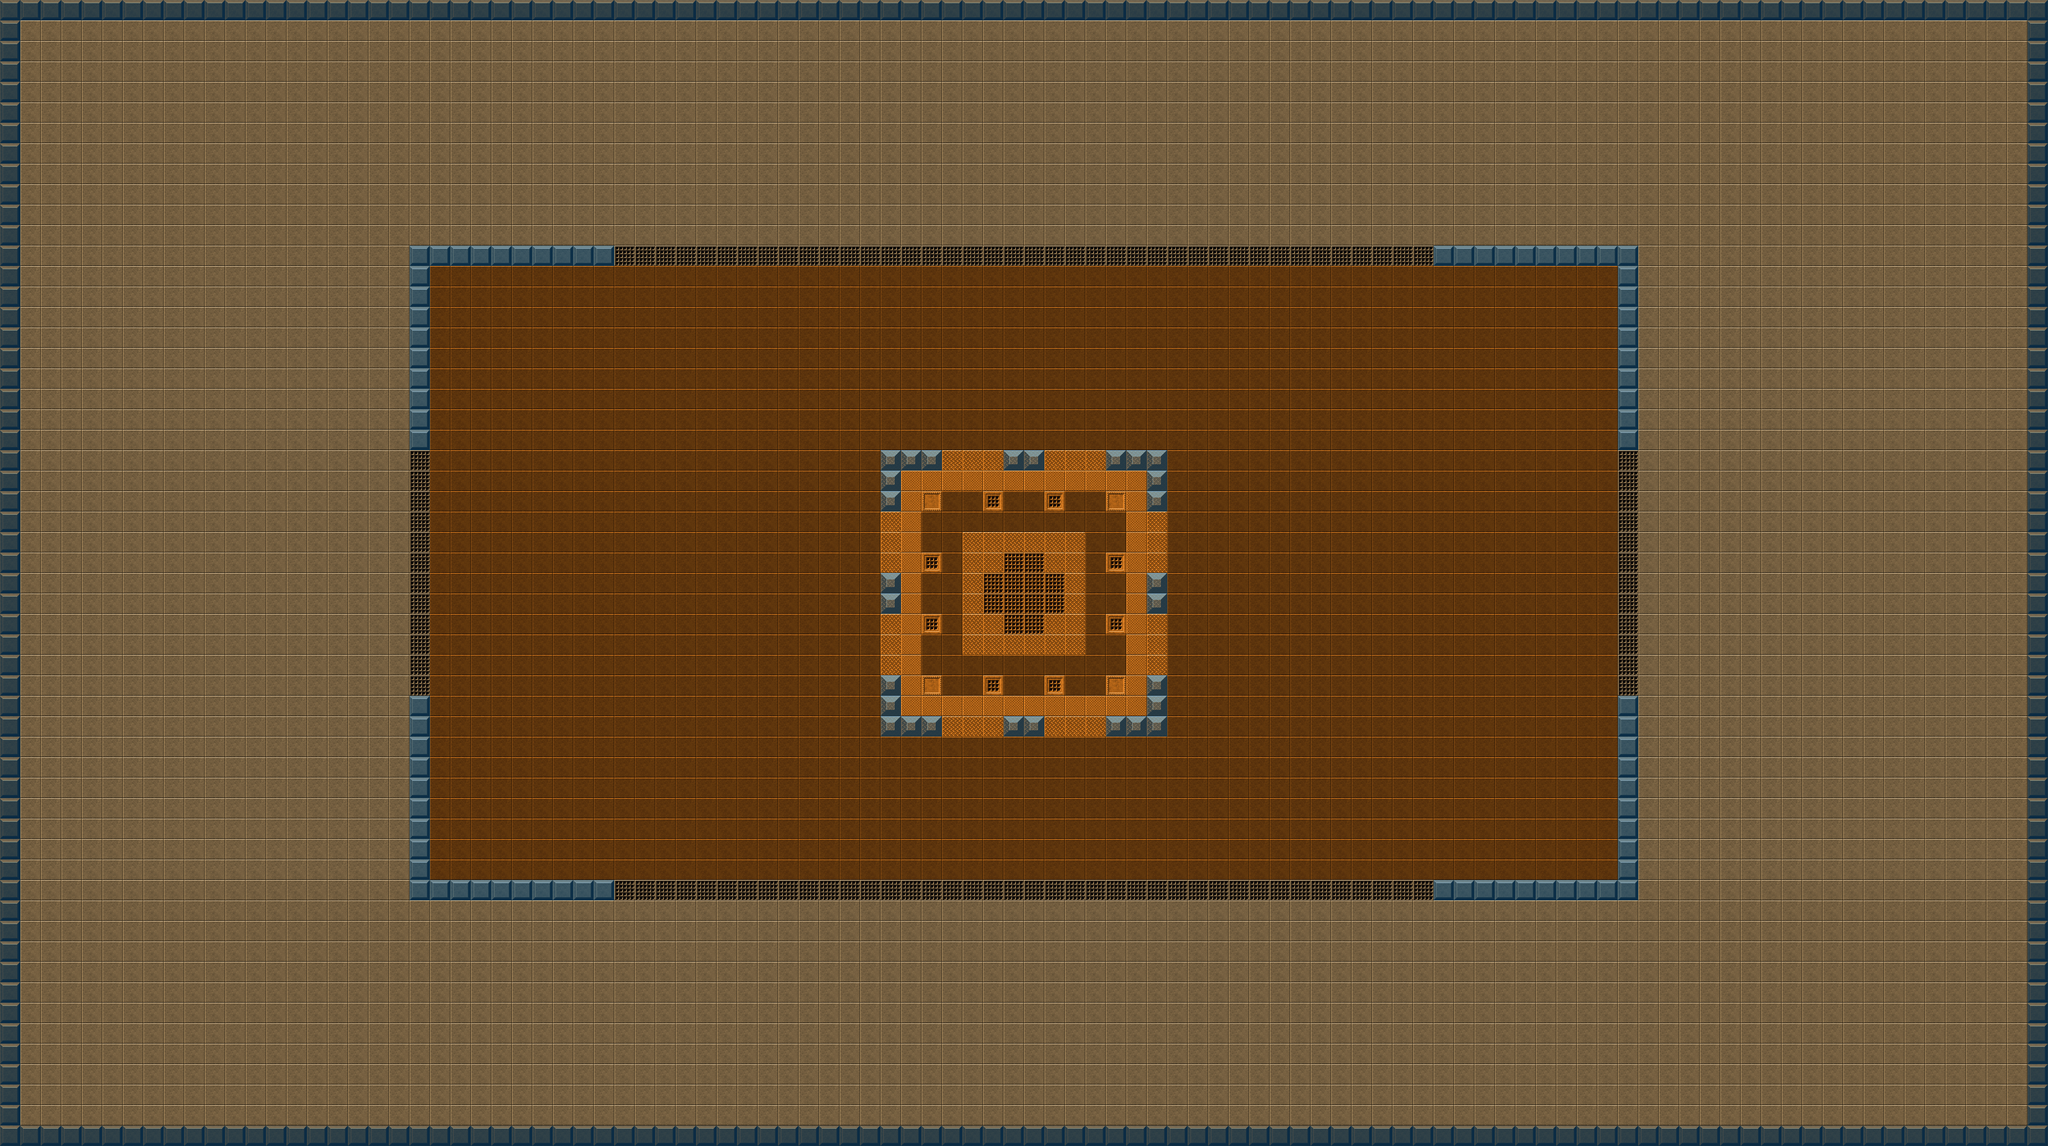

Rendered tile map (Tiled .tmx) drawn with the repository's tilesets; below, a short description and the map source with its tile grids summarised:
An orthogonal 100x56 tile map with 32x32 px tiles, 3 tile layers (terrain, height, collision), 3 tilesets and 30 objects (4x spawn_player, 3x enemy_spawner, driller).

<map version="1.9" tiledversion="1.9.2" orientation="orthogonal" renderorder="right-down" width="100" height="56" tilewidth="32" tileheight="32" infinite="0" nextlayerid="9" nextobjectid="83">
 <editorsettings>
  <export target="defense_01_room_001.json" format="json" />
 </editorsettings>
 <tileset firstgid="1" name="floor" tilewidth="32" tileheight="32" tilecount="140" columns="14">
  <image source="../images/tilesets/scifi_floor.png" width="448" height="320" />
 </tileset>
 <tileset firstgid="141" name="collision_tiles" tilewidth="32" tileheight="32" tilecount="1" columns="1">
  <image source="../images/tilesets/collision.png" width="32" height="32" />
 </tileset>
 <tileset firstgid="142" name="heights" tilewidth="32" tileheight="32" tilecount="6" columns="6">
  <image source="../images/tilesets/heights.png" width="192" height="32" />
 </tileset>
 <layer id="1" name="terrain" width="100" height="56">
  <data>[5600 cells, 5600 non-empty, 11 distinct tile ids]</data>
 </layer>
 <layer id="8" name="height" width="100" height="56">
  <data>[5600 cells, 0 non-empty, 0 distinct tile ids]</data>
 </layer>
 <layer id="4" name="collision" width="100" height="56">
  <data>[5600 cells, 412 non-empty, 1 distinct tile ids]</data>
 </layer>
 <objectgroup id="5" name="navmesh">
  <object id="61" x="2592" y="64" width="544" height="1664" />
  <object id="62" x="1224" y="64" width="1368" height="288" />
  <object id="63" x="64" y="64" width="544" height="1664" />
  <object id="64" x="608" y="1440" width="1984" height="288" />
  <object id="65" x="992" y="1344" width="1216" height="96" />
  <object id="66" x="992" y="352" width="1216" height="96" />
  <object id="67" x="2496" y="736" width="96" height="320" />
  <object id="68" x="608" y="736" width="96" height="320" />
  <object id="69" x="704" y="448" width="1792" height="224" />
  <object id="70" x="704" y="1184" width="1792" height="160" />
  <object id="71" x="1856" y="672" width="640" height="512" />
  <object id="72" x="704" y="672" width="640" height="512" />
  <object id="73" x="1344" y="992" width="96" height="32" />
  <object id="74" x="1344" y="832" width="96" height="32" />
  <object id="75" x="1760" y="832" width="96" height="32" />
  <object id="76" x="1760" y="992" width="96" height="32" />
  <object id="77" x="1440" y="768" width="320" height="320" />
  <object id="78" x="1504" y="1088" width="32" height="96" />
  <object id="79" x="1664" y="1088" width="32" height="96" />
  <object id="80" x="1504" y="672" width="32" height="96" />
  <object id="81" x="1664" y="672" width="32" height="96" />
  <object id="82" x="1240" y="272" />
 </objectgroup>
 <objectgroup id="3" name="entities">
  <object id="1" class="spawn_player" x="1600" y="1280">
   <properties>
    <property name="angle" type="float" value="0" />
    <property name="type" value="spawn_player" />
   </properties>
   <point />
  </object>
  <object id="3" class="spawn_player" x="1216" y="928">
   <properties>
    <property name="Type" value="spawn_player" />
   </properties>
   <point />
  </object>
  <object id="4" class="spawn_player" x="1600" y="576">
   <properties>
    <property name="angle" type="float" value="0" />
    <property name="type" value="spawn_player" />
   </properties>
   <point />
  </object>
  <object id="12" name="spawner_1" class="enemy_spawner" x="2720" y="640">
   <properties>
    <property name="angle" type="float" value="180" />
    <property name="type" value="enemy_spawner" />
   </properties>
   <point />
  </object>
  <object id="13" name="spawner_2" class="enemy_spawner" x="2752" y="896">
   <properties>
    <property name="angle" type="float" value="180" />
    <property name="type" value="enemy_spawner" />
   </properties>
   <point />
  </object>
  <object id="15" name="spawner_3" class="enemy_spawner" x="2784" y="1184">
   <properties>
    <property name="angle" type="float" value="180" />
    <property name="type" value="enemy_spawner" />
   </properties>
   <point />
  </object>
  <object id="60" class="spawn_player" x="1984" y="928">
   <properties>
    <property name="Type" value="spawn_player" />
   </properties>
   <point />
  </object>
 </objectgroup>
 <objectgroup id="7" name="objectives">
  <object id="19" name="Driller" class="driller" x="1600" y="928">
   <properties>
    <property name="priority" value="100" />
    <property name="type" value="enemy_objective" />
   </properties>
   <point />
  </object>
 </objectgroup>
</map>
